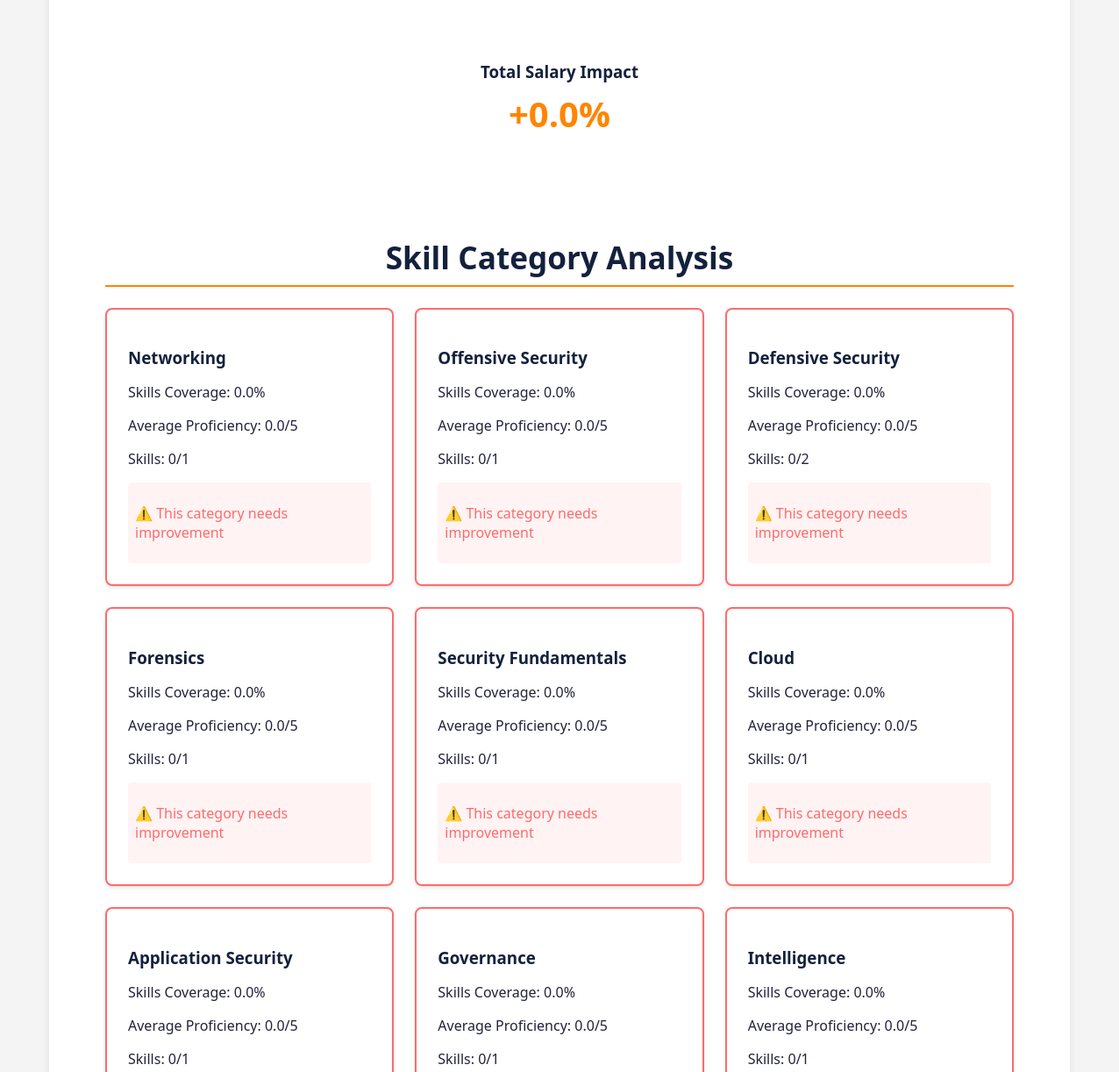
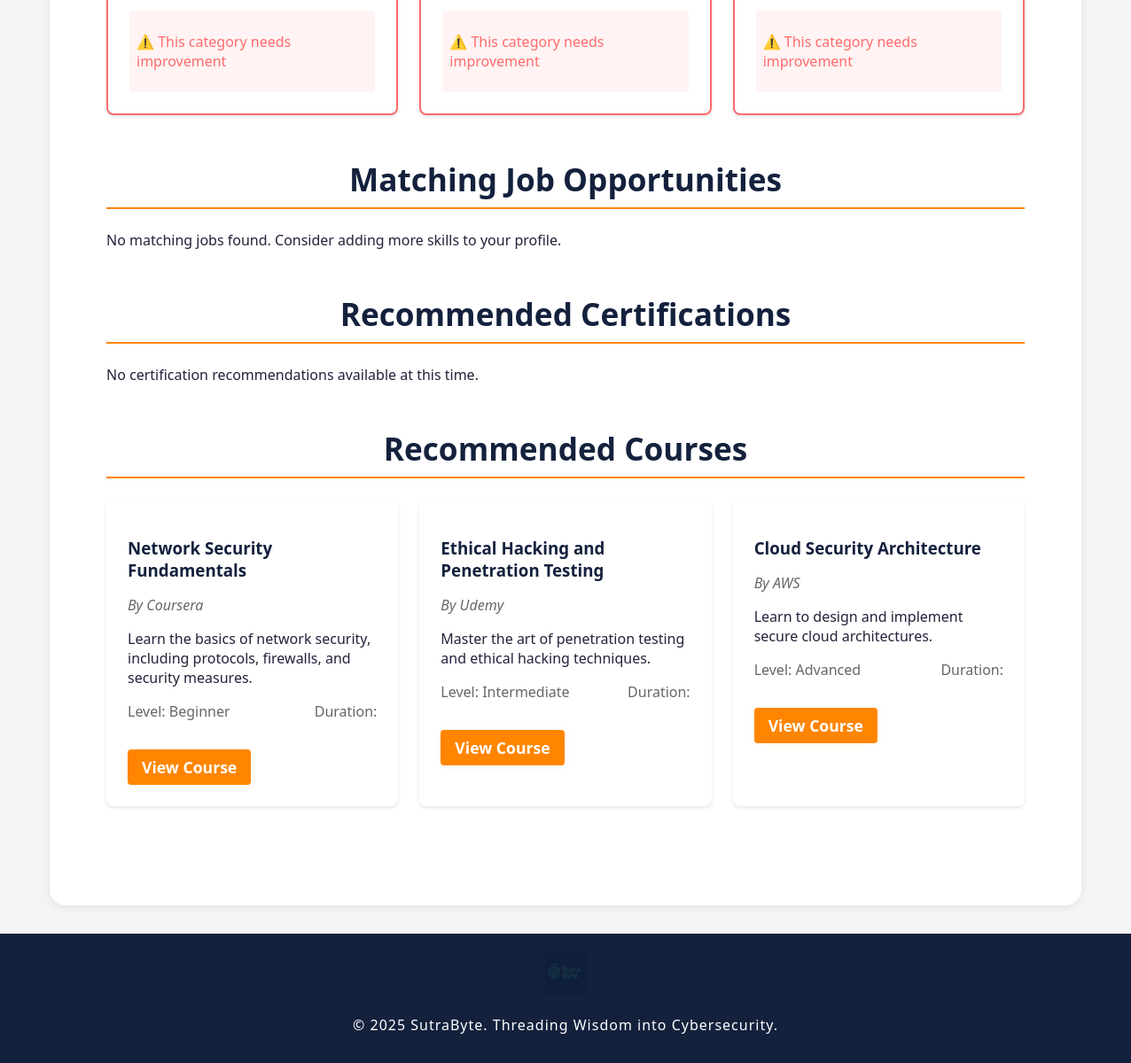
The page /skill-analyzer/recommendations (signed in, lower part) on the database as committed earlier (2 pictures, top to bottom).
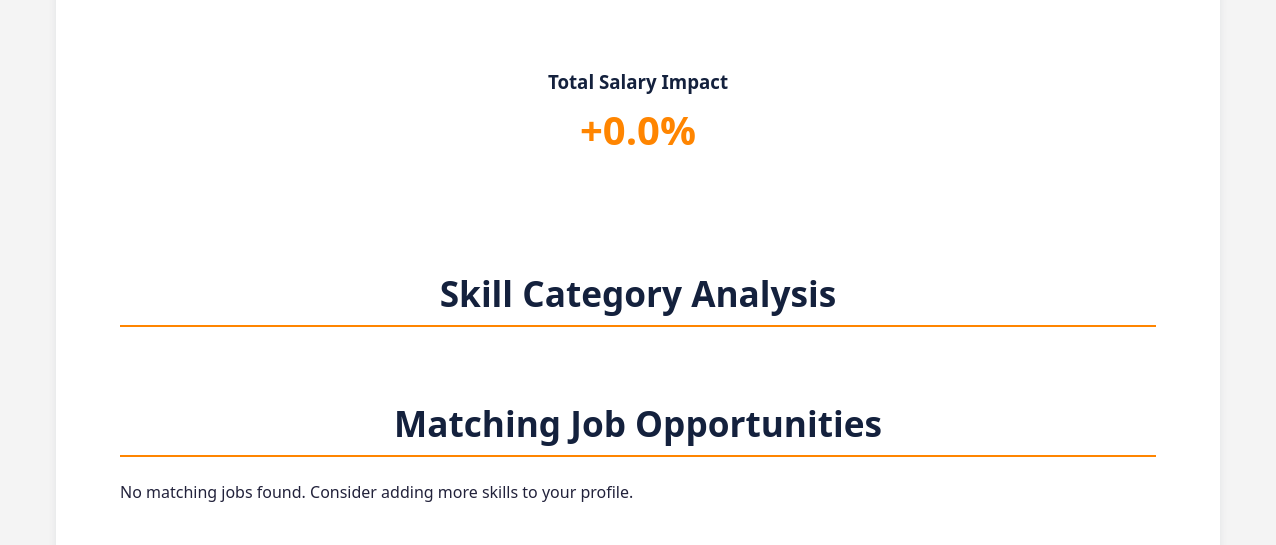
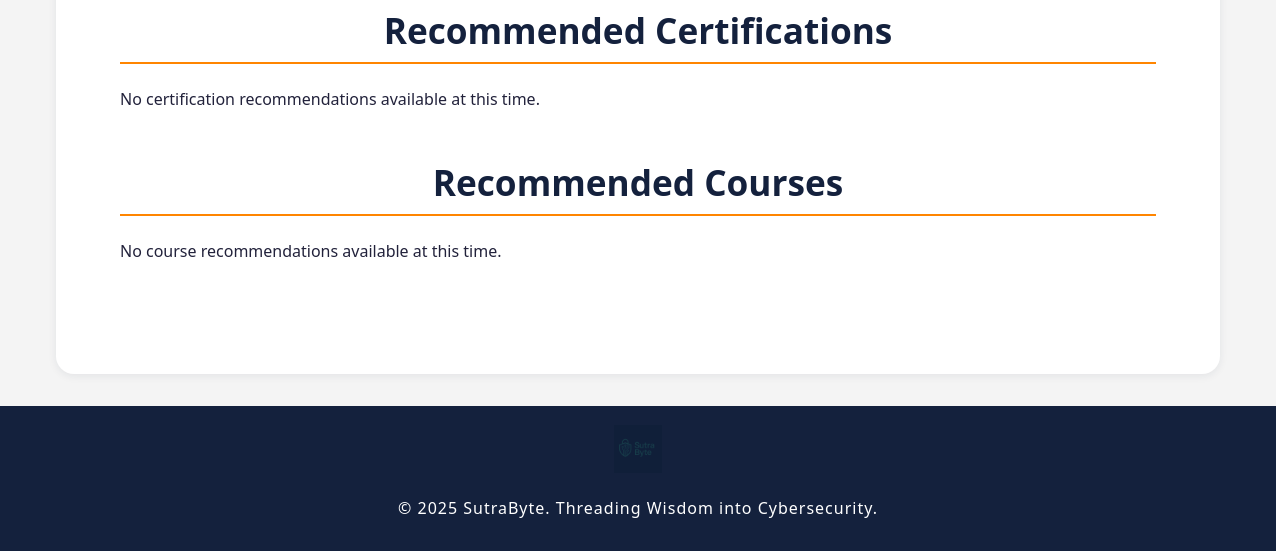
The same page on the database as committed later (2 pictures, top to bottom).
### app.py (models this page shows)
class Skill(db.Model):
    id = db.Column(db.Integer, primary_key=True)
    name = db.Column(db.String(50), unique=True, nullable=False)
    category = db.Column(db.String(50), nullable=False)  # e.g., 'Cybersecurity', 'Networking', etc.
    description = db.Column(db.Text)

class Course(db.Model):
    id = db.Column(db.Integer, primary_key=True)
    title = db.Column(db.String(200), nullable=False)
    provider = db.Column(db.String(100))
    description = db.Column(db.Text)
    skills_taught = db.relationship('CourseSkill', backref='course', lazy=True)
    level = db.Column(db.String(50))  # e.g., 'Beginner', 'Intermediate', 'Advanced'
    url = db.Column(db.String(500))

### app.py (the view, shortened to what this page needs)
@app.route('/skill-analyzer/recommendations')
@login_required
def skill_recommendations():
    user_skills = UserSkill.query.filter_by(user_id=current_user.id).all()
    user_skill_ids = {us.skill_id: us.proficiency for us in user_skills}
    categories, weak_categories = get_skill_category_gaps(user_skill_ids)
    industry_trends = get_industry_trends()
    salary_impact, skill_impacts = calculate_salary_impact(user_skill_ids)
    recommended_certs = get_recommended_certifications(user_skills)
    matching_jobs = []
    all_jobs = Job.query.all()
    for job in all_jobs:
        required_skills = JobSkill.query.filter_by(job_id=job.id).all()
        missing_skills = []
        matching_skills = []
        for req_skill in required_skills:
            if req_skill.skill_id in user_skill_ids:
                if user_skill_ids[req_skill.skill_id] >= req_skill.required_proficiency:
                    matching_skills.append(req_skill.skill.name)
                else:
                    missing_skills.append(req_skill.skill.name)
            else:
                missing_skills.append(req_skill.skill.name)
    matching_jobs.sort(key=lambda x: x['match_score'], reverse=True)
    missing_skills = set()
    for job_match in matching_jobs:
        missing_skills.update(job_match['missing_skills'])
    recommended_courses = get_personalized_course_recommendations(
        user_skill_ids,
        missing_skills,
        weak_categories
    )
    return render_template('skill_analyzer/recommendations.html',
                         matching_jobs=matching_jobs,
                         recommended_courses=[item['course'] for item in recommended_courses],
                         categories=categories,
                         weak_categories=weak_categories,
                         industry_trends=industry_trends,
                         salary_impact=salary_impact,
                         skill_impacts=skill_impacts,
                         recommended_certs=recommended_certs)

### app.py (called while the page is built, shortened)
@login_manager.user_loader
def load_user(user_id):
    return User.query.get(int(user_id))

def calculate_salary_impact(user_skills):
    total_impact = 0
    skill_impacts = []
    return total_impact, skill_impacts

def get_industry_trends():
    trends = IndustryTrend.query.order_by(IndustryTrend.demand_level.desc()).all()
    return [{
        'skill': trend.skill.name,
        'demand_level': trend.demand_level,
        'trend_direction': trend.trend_direction,
        'last_updated': trend.last_updated
    } for trend in trends]

def get_recommended_certifications(user_skills):
    user_skill_ids = [skill.skill_id for skill in user_skills]
    recommended_certs = []
    all_certifications = Certification.query.all()
    recommended_certs.sort(key=lambda x: x['relevance_score'], reverse=True)
    return recommended_certs[:5]

### templates/skill_analyzer/recommendations.html (shortened to what the changed rows need)
{% extends "base.html" %}
{% block content %}
<div class="container">
    <section class="skill-categories">
        <h2>Skill Category Analysis</h2>
        <div class="category-grid">
            {% for category, stats in categories.items() %}
            <div class="category-card {% if category in weak_categories %}weak-category{% endif %}">
                <h3>{{ category }}</h3>
                <div class="stats">
                    <p>Skills Coverage: {{ "%.1f"|format(stats.coverage) }}%</p>
                    <p>Average Proficiency: {{ "%.1f"|format(stats.avg_proficiency) }}/5</p>
                    <p>Skills: {{ stats.user_skills }}/{{ stats.total_skills }}</p>
                </div>
                {% if category in weak_categories %}
                <div class="weak-category-warning">
                    <p>⚠️ This category needs improvement</p>
                </div>
                {% endif %}
            </div>
            {% endfor %}
        </div>
    </section>
    <section class="job-matches">
        <h2>Matching Job Opportunities</h2>
    </section>
    <section class="certifications">
        <h2>Recommended Certifications</h2>
    </section>
    <section class="course-recommendations">
        <h2>Recommended Courses</h2>
        {% if recommended_courses %}
            <div class="course-grid">
                {% for course in recommended_courses %}
                <div class="course-card">
                    <h3>{{ course.title }}</h3>
                    <p class="course-provider">By {{ course.provider }}</p>
                    <p class="course-description">{{ course.description }}</p>
                    <div class="course-details">
                        <span class="course-level">Level: {{ course.level }}</span>
                        <span class="course-duration">Duration: {{ course.duration }}</span>
                    </div>
                    <a href="{{ course.url }}" class="btn" target="_blank">View Course</a>
                </div>
                {% endfor %}
            </div>
        {% else %}
            <p>No course recommendations available at this time.</p>
        {% endif %}
    </section>
</div>
{% endblock %}

Rows that differ between the two databases and show on the page:
removed Skill: category "Networking", coverage "0.0", avg_proficiency "0.0", user_skills "0", total_skills "1", shows "⚠️ This category needs improvement"
removed Skill: category "Offensive Security", coverage "0.0", avg_proficiency "0.0", user_skills "0", total_skills "1", shows "⚠️ This category needs improvement"
removed Skill: category "Defensive Security", coverage "0.0", avg_proficiency "0.0", user_skills "0", total_skills "2", shows "⚠️ This category needs improvement"
removed Skill: category "Forensics", coverage "0.0", avg_proficiency "0.0", user_skills "0", total_skills "1", shows "⚠️ This category needs improvement"
removed Skill: category "Security Fundamentals", coverage "0.0", avg_proficiency "0.0", user_skills "0", total_skills "1", shows "⚠️ This category needs improvement"
removed Skill: category "Cloud", coverage "0.0", avg_proficiency "0.0", user_skills "0", total_skills "1", shows "⚠️ This category needs improvement"
removed Skill: category "Application Security", coverage "0.0", avg_proficiency "0.0", user_skills "0", total_skills "1", shows "⚠️ This category needs improvement"
removed Skill: category "Governance", coverage "0.0", avg_proficiency "0.0", user_skills "0", total_skills "1", shows "⚠️ This category needs improvement"
removed Skill: category "Intelligence", coverage "0.0", avg_proficiency "0.0", user_skills "0", total_skills "1", shows "⚠️ This category needs improvement"
removed Course: title "Network Security Fundamentals", provider "Coursera", description "Learn the basics of network security, including protocols, firewalls, and security measures.", level "Beginner"
removed Course: title "Ethical Hacking and Penetration Testing", provider "Udemy", description "Master the art of penetration testing and ethical hacking techniques.", level "Intermediate"
removed Course: title "Cloud Security Architecture", provider "AWS", description "Learn to design and implement secure cloud architectures.", level "Advanced"
Other text that changed with them:
text now shown: "No course recommendations available at this time."
